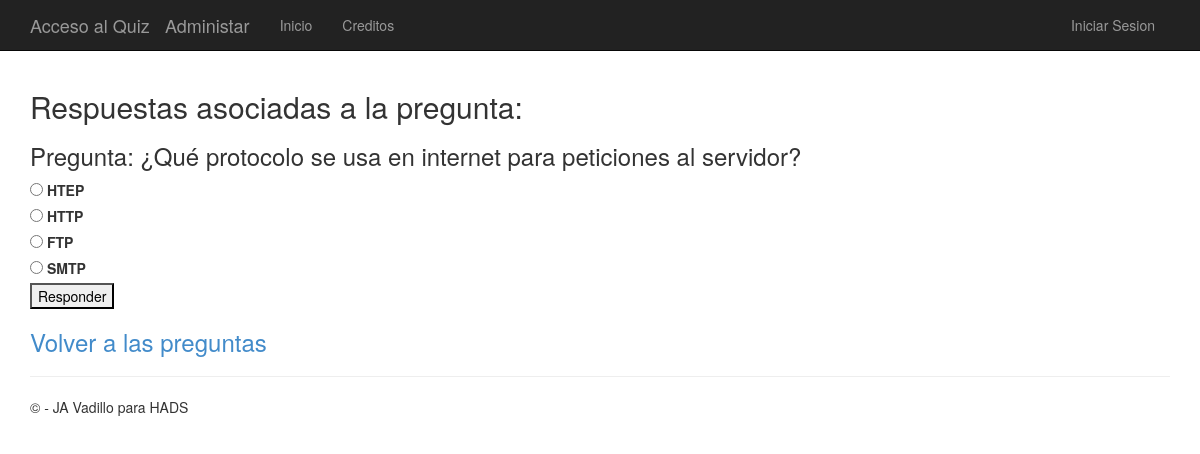
Page /polls/9/ on the committed database.
### app/models.py (models this page shows)
class Pregunta(models.Model):
    texto = models.CharField(max_length=200)
    tema = models.CharField(max_length=200)
    pub_date = models.DateTimeField('date published')

class Respuesta(models.Model):
    pregunta = models.ForeignKey(Pregunta)
    isCorrect = models.BooleanField(default=False)
    textoRespuesta = models.CharField(max_length=200)
    votos = models.IntegerField(default=0)

### app/views.py (the view)
# urls.py: url(r'^polls/(?P<question_id>\d+)/$', app.views.detail, name='detail'),
def detail(request, question_id):
     question = get_object_or_404(Pregunta, pk=question_id)
     return render(request, 'polls/detail.html', {'title':'Respuestas asociadas a la pregunta:','question': question})

### app/templates/polls/detail.html (shortened to what this page needs)
﻿{% extends "app/layout.html" %}
{% block content %}
<div id="todo">
<h2>{{ title }}</h2>
<h3>Pregunta: {{ question.texto }}</h3>
<form action="{% url 'vote' question.id %}" method="post" id="formu">
{% for choice in question.respuesta_set.all %}
    {% if not request.user.is_authenticated %}
        <input type="radio" name="respuesta" id="respuesta{{ forloop.counter }}" value="{{ choice.id }}" />
    {% endif %}
    <label for="choice{{ forloop.counter }}">{{ choice.textoRespuesta }}</label>
    <br />
{% endfor %}
{% if request.user.is_authenticated %}
    <a href="{% url 'choice_add' question.id %}"><h3>Insertar Opciones</h3></a>
    <a href="{% url 'chart' question.id %}"> <h3>Ver resultado de la votacion</h3> </a><br />
{% else %}
    <input type="submit" value="Responder" />
{% endif %}
    <a href="{% url 'index' %}"><h3>Volver a las preguntas</h3></a>
</form>
    </div>
{% endblock %}

### app/static/app/content/site.css (style rules this page uses)
body { padding-top: 50px; padding-bottom: 20px; }
input, select, textarea { max-width: 280px; }

### rows in the picture
Pregunta: texto "¿Qué protocolo se usa en internet para peticiones al servidor?"
Respuesta: textoRespuesta "HTEP"
Respuesta: textoRespuesta "HTTP"
Respuesta: textoRespuesta "FTP"
Respuesta: textoRespuesta "SMTP"

### other values in the picture
{{ title }} "Respuestas asociadas a la pregunta:"
